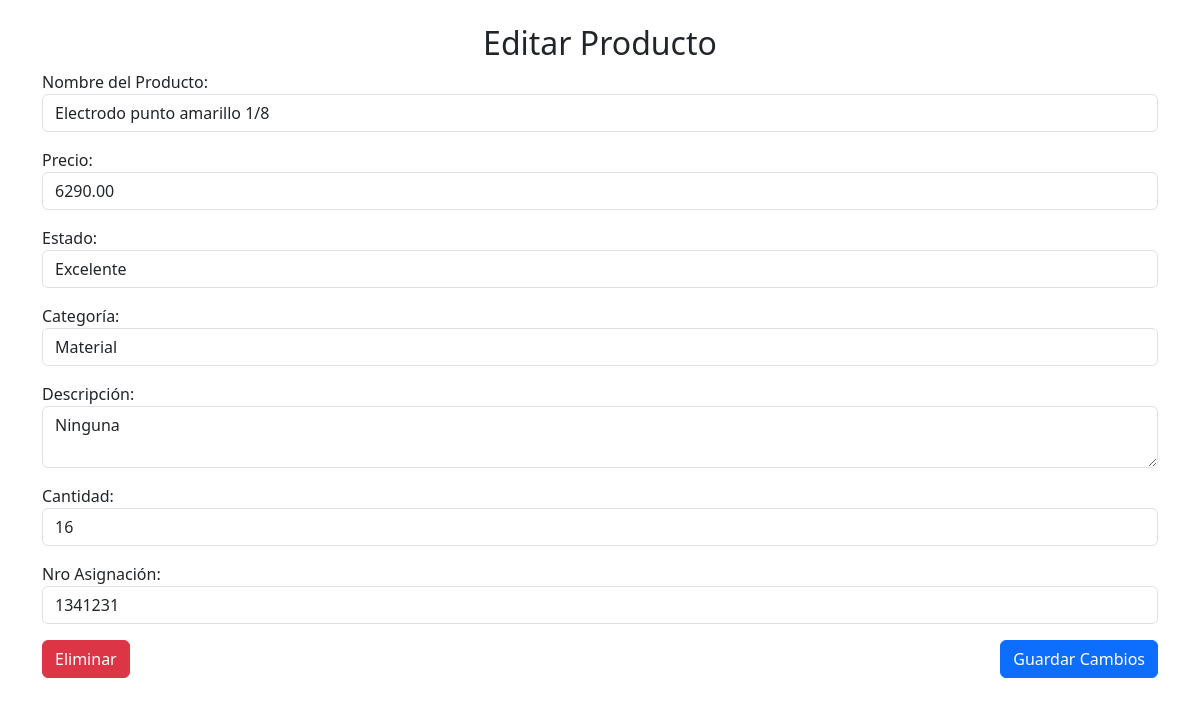
The page /editar_producto.php?id=1&return_url=/index.php (signed in) on the database its author committed.
### tables this page shows
CREATE TABLE `producto` (
  `idproducto` int(11) NOT NULL,
  `nombre` varchar(255) NOT NULL,
  `precio` decimal(10,2) DEFAULT NULL,
  `estado` varchar(255) DEFAULT 'Disponible',
  `descripcion` text DEFAULT NULL,
  `cantidad` int(11) NOT NULL DEFAULT 0,
  `nro_asignacion` varchar(100) DEFAULT NULL COMMENT 'Número de asignación del producto',
  `trabajo_id` int(11) DEFAULT NULL COMMENT 'Trabajo al que está asignado',
  `categoria_id` int(11) NOT NULL,
  `en_uso` int(11) DEFAULT 0,
  `disponibles` int(11) GENERATED ALWAYS AS (`cantidad` - if(`en_uso`,1,0)) STORED COMMENT 'Cantidad disponible automáticamente calculada',
  `img` varchar(255) DEFAULT NULL COMMENT 'Ruta de la imagen del producto',
  `numero_parte` varchar(100) DEFAULT NULL COMMENT 'Número de parte del producto',
  `eliminado` tinyint(1) NOT NULL DEFAULT 0
);

CREATE TABLE `categoria` (
  `idcategoria` int(11) NOT NULL,
  `nombre` varchar(100) NOT NULL
);

### editar_producto.php (the view, shortened to what this page needs)
<?php
include 'db.php';
$idproducto = intval($_GET['id']);
$sql = "SELECT idproducto, nombre, precio, estado, descripcion, cantidad, nro_asignacion, categoria_id
        FROM producto
        WHERE idproducto = ?";
$stmt = $conn->prepare($sql);
$stmt->bind_param("i", $idproducto);
$stmt->execute();
$result = $stmt->get_result();
$producto = $result->fetch_assoc();
$sql_categorias = "SELECT * FROM categoria";
$result_categorias = $conn->query($sql_categorias);
?>
<!DOCTYPE html>
<html lang="es">
<head>
    <link rel="stylesheet" href="https://cdn.jsdelivr.net/npm/bootstrap@5.3.0/dist/css/bootstrap.min.css">
</head>
<body class="container mt-4">
    <h2 class="text-center">Editar Producto</h2>
    <form id="formPrincipal" action="guardar_edicion.php" method="POST">
        <div class="mb-3">
            <label>Nombre del Producto:</label>
            <input type="text" name="nombre" class="form-control" value="<?php echo htmlspecialchars_decode($producto['nombre'], ENT_QUOTES); ?>" required>
        </div>
        <div class="mb-3">
            <label>Precio:</label>
            <input type="number" step="0.01" name="precio" class="form-control" value="<?php echo $producto['precio']; ?>" required>
        </div>
        <div class="mb-3">
            <label>Estado:</label>
            <select name="estado" class="form-control">
                <option value="Excelente" <?php echo ($producto['estado'] == 'Excelente') ? 'selected' : ''; ?>>Excelente</option>
            </select>
        </div>
        <div class="mb-3">
            <label>Categoría:</label>
            <select name="categoria_id" class="form-control">
                <?php while ($categoria = $result_categorias->fetch_assoc()): ?>
                    <option value="<?php echo $categoria['idcategoria']; ?>" <?php echo ($producto['categoria_id'] == $categoria['idcategoria']) ? 'selected' : ''; ?>>
                        <?php echo htmlspecialchars($categoria['nombre']); ?>
                    </option>
                <?php endwhile; ?>
            </select>
        </div>
        <div class="mb-3">
            <label>Descripción:</label>
            <textarea name="descripcion" class="form-control"><?php echo htmlspecialchars_decode($producto['descripcion'], ENT_QUOTES); ?></textarea>
        </div>
        <div class="mb-3">
            <label>Cantidad:</label>
            <input type="number" name="cantidad" class="form-control" value="<?php echo $producto['cantidad']; ?>" required>
        </div>
        <div class="mb-3">
            <label>Nro Asignación:</label>
            <input type="text" name="nro_asignacion" class="form-control" value="<?php echo $producto['nro_asignacion']; ?>">
        </div>
        <div class="d-flex justify-content-between">
            <?php if (isset($_SESSION['rol']) && $_SESSION['rol'] === 'Administrador'): ?>
                <a href="eliminar_producto.php?id=<?= $producto['idproducto']; ?>&return_url=<?= urlencode($_GET['return_url'] ?? 'index.php') ?>" class="btn btn-danger" onclick="return confirm('¿Estás seguro de eliminar este producto?');">Eliminar</a>
                <button type="submit" class="btn btn-primary">Guardar Cambios</button>
            <?php else: ?>
                <button type="button" class="btn btn-primary" onclick="pedirPasswordAdmin()">Guardar Cambios</button>
            <?php endif; ?>
        </div>
    </form>
</body>
</html>

### rows shown on the page
producto: nombre "Electrodo punto amarillo 1/8", precio "6290.00", estado "Excelente", categoria_id "Material", descripcion "Ninguna", cantidad "16", nro_asignacion "1341231"
